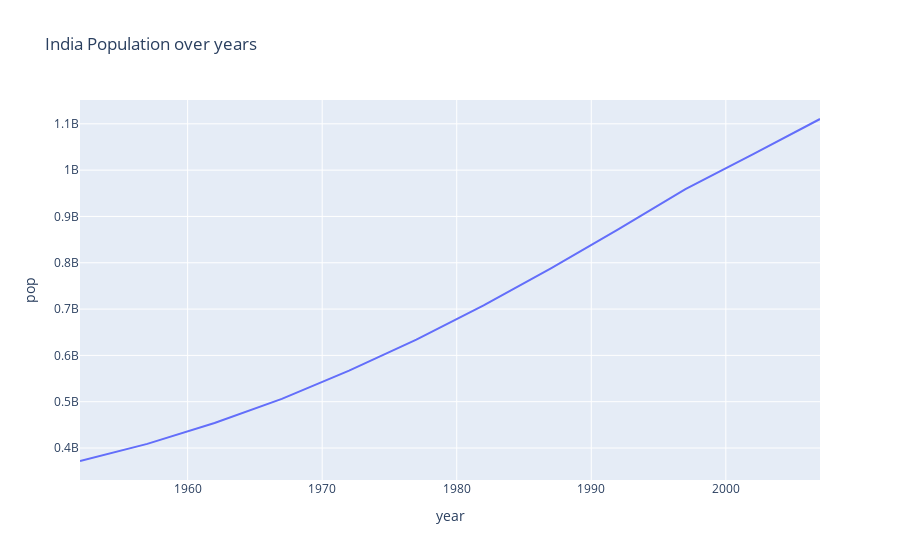

Notebook code cell kept with this figure:
### Code cell
px.line(temp, x='year', y='pop', title='India Population over years')

### Figure 1 — Plotly figure (JSON) as saved in the notebook; plotly's stock layout.template omitted (floating-point values rounded to 4 significant figures)
{"data": [{"hovertemplate": "year=%{x}<br>pop=%{y}<extra></extra>", "legendgroup": "", "line": {"color": "#636efa", "dash": "solid"}, "marker": {"symbol": "circle"}, "mode": "lines", "name": "", "orientation": "v", "showlegend": false, "type": "scatter", "x": [1952, 1957, 1962, 1967, 1972, 1977, 1982, 1987, 1992, 1997, 2002, 2007], "xaxis": "x", "y": [372000000, 409000000, 454000000, 506000000, 567000000, 634000000, 708000000, 788000000, 872000000, 959000000, 1034172547, 1110396331], "yaxis": "y"}], "layout": {"legend": {"tracegroupgap": 0}, "title": {"text": "India Population over years"}, "xaxis": {"anchor": "y", "domain": [0, 1], "title": {"text": "year"}}, "yaxis": {"anchor": "x", "domain": [0, 1], "title": {"text": "pop"}}}}
